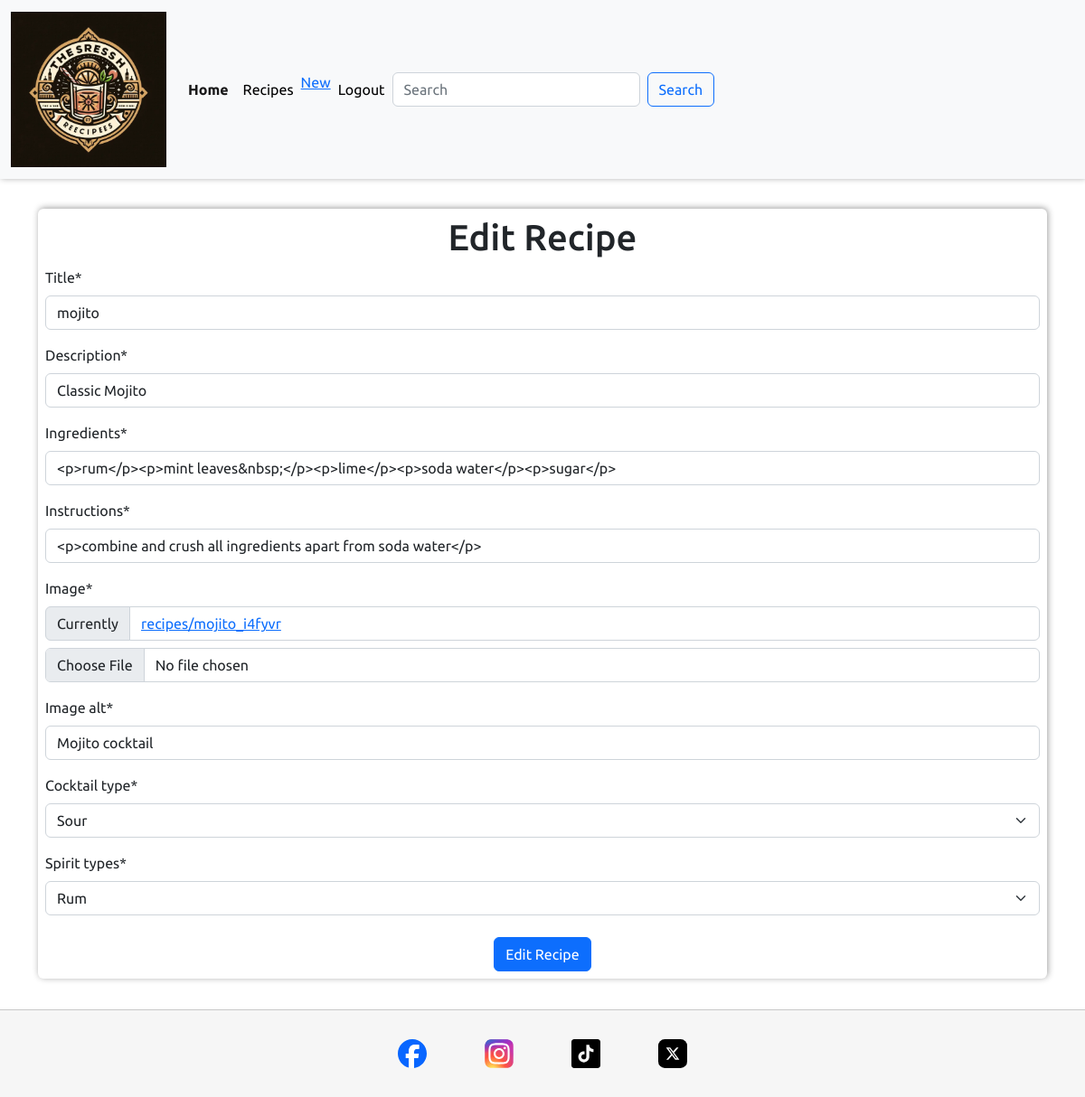
Before: /recipes/edit/3/ (signed in) with the older database file.
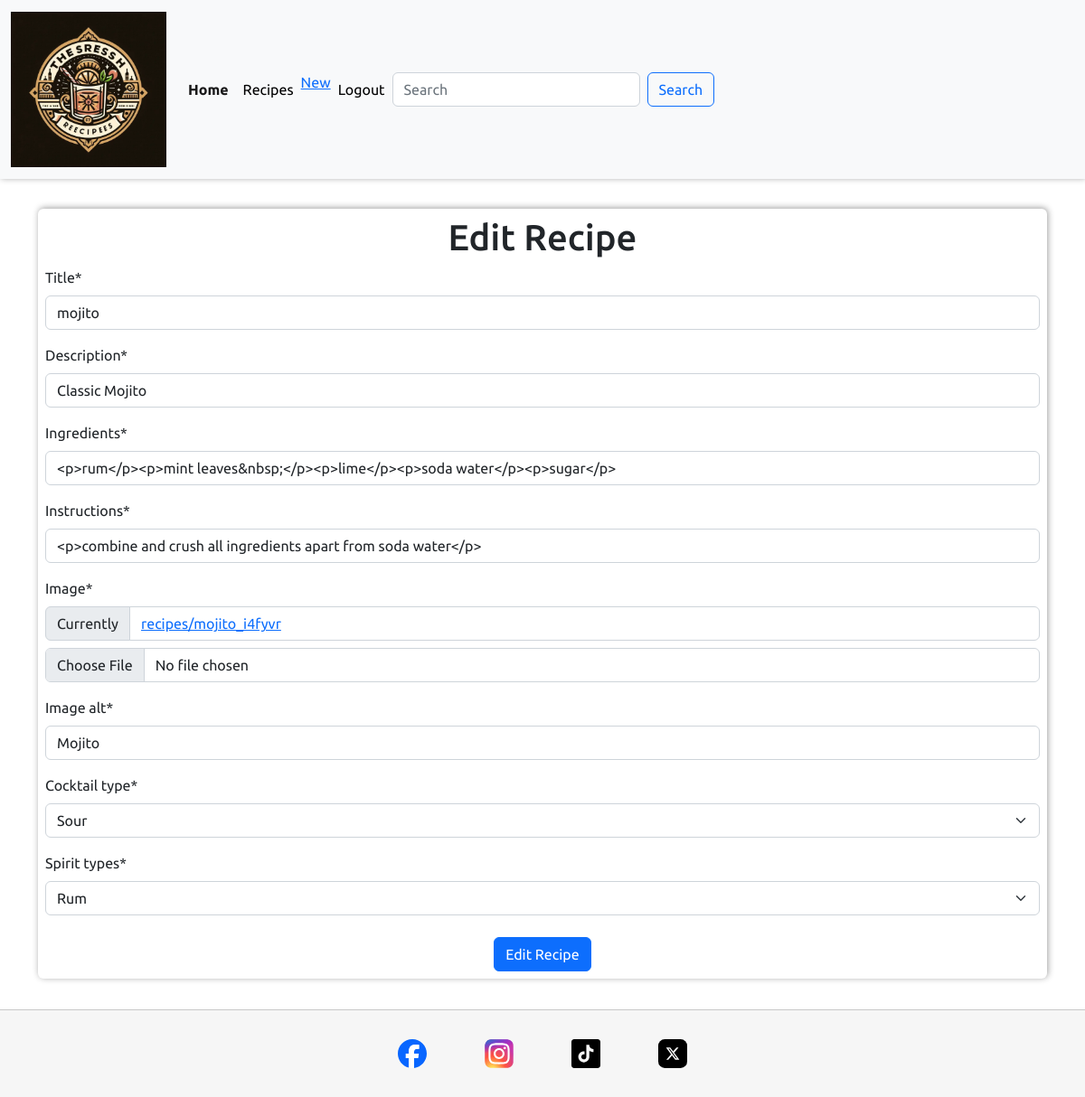
After: the same page with the newer database file.
### recipes/models.py (models this page shows, shortened)
class Recipe(models.Model):
    user = models.ForeignKey(
        User, related_name="recipe_owner", on_delete=models.CASCADE
    )
    title = models.CharField(max_length=400, null=False, blank=False)
    description = models.CharField(max_length=600, null=False, blank=False)
    instructions = RichTextField(max_length=12000, null=False, blank=False)
    ingredients = RichTextField(max_length=12000, null=False, blank=False)
    image = ResizedImageField(
        size=[350, None],
        quality=80,
        upload_to="recipes/",
        force_format="WEBP",
        blank=False,
        null=False,
    )
    image_alt = models.CharField(max_length=200, null=False, blank=False)
    cocktail_type = models.CharField(
        max_length=100, choices=COCKTAIL_TYPES, default="sweet"
    )
    spirit_types = models.CharField(max_length=100, choices=SPIRIT_TYPES, default="gin")
    date_posted = models.DateTimeField(auto_now=True)
    class Meta:
        ordering = ["-date_posted"]

### recipes/views.py (the view)
# urls.py: path("edit/<slug:pk>/", EditRecipe.as_view(), name="edit_recipe"),
class EditRecipe(LoginRequiredMixin, UserPassesTestMixin, UpdateView):
    template_name = 'recipes/edit_recipe.html'
    model = Recipe
    form_class = RecipeForm
    success_url = '/recipes/'
    def test_func(self):
        return self.request.user == self.get_object().user

### recipes/forms.py
class RecipeForm(forms.ModelForm):
    class Meta:
        model = Recipe
        fields = [
            "title",
            "description",
            "ingredients",
            "instructions",
            "image",
            "image_alt",
            "cocktail_type",
            "spirit_types",
        ]
    ingredients = forms.CharField(widget=RichTextWidget())
    instructions = forms.CharField(widget=RichTextWidget())
    widget = {
        "description": forms.Textarea(attrs={"rows": 5}),
    }
    labels = {
        "title": "Recipe Title",
        "description": "Description",
        "ingredients": "Recipe Ingredients",
        "instructions": "Recipe Instructions",
        "image": "Recipe Image",
        "image_alt": "Describe Image",
        "cocktail_type": "Cocktail Type",
        "spirit_types": "Spirit Type",
    }

### recipes/templates/recipes/edit_recipe.html (shortened to what this page needs)
{% extends "base.html" %}
{% block content %}
<div class="container">
    <form method="POST" enctype="multipart/form-data" class="p-2 form">
        <h1 class="text-center">Edit Recipe</h1>
        {{ form|crispy }}
        <div class="text-center">
            <button type="submit" class="btn btn-primary mt-2">Edit Recipe</button>
        </div>
    </form>
</div>
{% endblock %}

### templates/base.html (shortened to what this page needs)
{% load static %}
<!DOCTYPE html>
<html lang="en">
<head>
    {% block extra_css %}
    <link rel="stylesheet" href="https://cdnjs.cloudflare.com/ajax/libs/bootstrap/5.2.3/css/bootstrap.min.css" />
    <link rel="stylesheet" href="{% static '/css/base.css' %}">
    {% endblock %}
</head>
<body>
    {% include 'includes/header.html' %}
    <main>
        {% block content %}
        {% endblock %}
    </main>
    {% include 'includes/footer.html' %}
</body>
</html>

### templates/includes/header.html (shortened to what this page needs)
{% load static %}
<header>
    <nav class="navbar navbar-expand-lg bg-light">
        <div class="container-fluid">
          <a class="navbar-brand" href="#"><img src="{% static 'images/logo.webp' %}" alt="The Sesh Recipe Logo" class="logo"></a>
          <div class="collapse navbar-collapse" id="navbarNav">
            <ul class="navbar-nav">
              <li class="nav-item">
                <a class="nav-link active" aria-current="page" href="{% url 'home' %}">Home</a>
              </li>
              <li class="nav-item">
                <a class="nav-link {% if url_name == 'recipes' %}active{% endif %}" href="{% url 'recipes' %}">Recipes</a>
              </li>
              <li class="nav-item">
                <a class="nav link {% if url_name == 'add_recipe' %}active{% endif %}" href="{% url 'add_recipe' %}">New</a>
              </li>
              {% if request.user.is_authenticated %}
              <li class="nav-item">
                <a class="nav-link {% if url_name == 'accounts_logout' %}active{% endif %}" href="/accounts/logout/">Logout</a>
              </li>
              {% endif %}
            </ul>
            <form class="d-flex" role="search">
                <input class="form-control me-2" type="search" placeholder="Search" aria-label="Search">
                <button class="btn btn-outline-primary" type="submit">Search</button>
              </form>
          </div>
        </div>
      </nav>
</header>

### templates/includes/footer.html
{% load static %}
<footer>
    <a href="" target="_blank" rel="noopener" aria-label="Facebook - Opens new tab">
        <img src="{% static '/icons/facebook-icon.svg' %}" alt="Facebook Icon" class="social-icon">
    </a>
    <a href="" target="_blank" rel="noopener" aria-label="Instagram - Opens new tab">
        <img src="{% static '/icons/instagram-icon.svg' %}" alt="Instagram Icon" class="social-icon">
    </a>
    <a href="" target="_blank" rel="noopener" aria-label="TikTok - Opens new tab">
        <img src="{% static '/icons/tiktok-icon.svg' %}" alt="TikTok Icon" class="social-icon">
    </a>
    <a href="" target="_blank" rel="noopener" aria-label="X - Opens new tab">
        <img src="{% static '/icons/x-icon.svg' %}" alt="X Icon" class="social-icon">
    </a>
</footer>

### static/css/base.css (style rules this page uses)
:root { --title: 'Ubuntu', serif; --main-font: 'Ubuntu', serif; --background: #3f006a0f; --blue: #0d6efd; --black: #000; --off-white: #f6f6f6; --white: #fff; --orange: #ffbf50; --green: #64ff50; --red: #f82424; --smal-box-shadow: 1px -1px 7px 0 #00000061; --border: 1px solid #00000030; }
html, body { height: 100%; }
body { display: flex; flex-direction: column; font-family: var(--main-font); }
h1, h2, h3, h4, h5, h6 { font-family: var(--title); }
main { flex: 1 0 auto; background-color: var(--white); }
.navbar { background-color: var(--off-white); box-shadow: var(--smal-box-shadow); }
a.nav-link { color: var(--black); }
img.logo { width: 10.75rem; }
.active { border-bottom: 3px solid var(--pink); font-weight: 650; }
.form { margin: 3% auto; width: 100%; box-shadow: var(--smal-box-shadow); border-radius: 6px; }
footer { flex-shrink: 0; background-color: var(--off-white); display: flex; flex-direction: row; justify-content: center; align-items: center; border-top: var(--border); }
.social-icon { height: 2rem; margin: 2rem; }

Changed rows visible on the page:
changed Recipe "mojito": image_alt "Mojito cocktail" → "Mojito"
